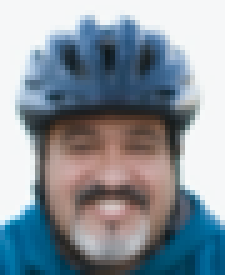
#> input picture Data/images/cropped/0_2_T.png, 45 x 55 px (shown 5 times larger); its folder holds 4 pictures in this run
$ python size_plot.py
#> lines starting #> are read from the running program, lines starting #| are printed output that depends on the picture
import os
from PIL import Image
import matplotlib.pyplot as plt

# Folder path containing images
folder_path = '../Data/images/cropped'

# Lists to store image widths and heights
image_widths = []
image_heights = []

# Loop through all files in the folder
for filename in os.listdir(folder_path):
    if filename.endswith(('.jpg', '.jpeg', '.png', '.gif', '.bmp')):  # Adjust file extensions as needed
        image_path = os.path.join(folder_path, filename)
        try:
            # Open the image and get its dimensions
            with Image.open(image_path) as img:
#> img is the input picture: PIL image 45x55 RGBA; mean R, G, B, A 136.4, 146.9, 156.1, 255
                width, height = img.size
#> width = 45; height = 55
                image_widths.append(width)
                image_heights.append(height)
        except Exception as e:
            print(f"Error processing {filename}: {str(e)}")

# Create a scatter plot of image dimensions
plt.scatter(image_widths, image_heights, alpha=0.5)
plt.xlabel('Width')
plt.ylabel('Height')
plt.title('Image Width vs. Height')
plt.grid(True)
plt.show()
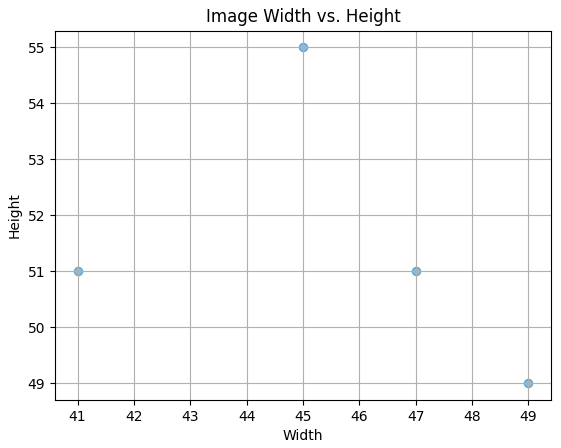
#> figure drawn by matplotlib, 1 panel
